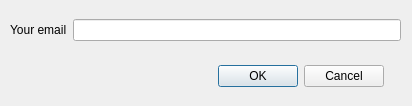
<?xml version="1.0" encoding="UTF-8"?>
<ui version="4.0">
 <class>Dialog</class>
 <widget class="QDialog" name="Dialog">
  <property name="geometry">
   <rect>
    <x>0</x>
    <y>0</y>
    <width>412</width>
    <height>106</height>
   </rect>
  </property>
  <property name="windowTitle">
   <string>Dialog</string>
  </property>
  <widget class="QDialogButtonBox" name="buttonBox">
   <property name="geometry">
    <rect>
     <x>200</x>
     <y>60</y>
     <width>201</width>
     <height>32</height>
    </rect>
   </property>
   <property name="orientation">
    <enum>Qt::Horizontal</enum>
   </property>
   <property name="standardButtons">
    <set>QDialogButtonBox::Cancel|QDialogButtonBox::Ok</set>
   </property>
   <property name="centerButtons">
    <bool>true</bool>
   </property>
  </widget>
  <widget class="QWidget" name="gridLayoutWidget">
   <property name="geometry">
    <rect>
     <x>10</x>
     <y>10</y>
     <width>391</width>
     <height>41</height>
    </rect>
   </property>
   <layout class="QGridLayout" name="gridLayout">
    <item row="0" column="0">
     <widget class="QLabel" name="label">
      <property name="text">
       <string>Your email</string>
      </property>
     </widget>
    </item>
    <item row="0" column="1">
     <widget class="QLineEdit" name="lineEdit"/>
    </item>
   </layout>
  </widget>
 </widget>
 <resources/>
 <connections>
  <connection>
   <sender>buttonBox</sender>
   <signal>accepted()</signal>
   <receiver>Dialog</receiver>
   <slot>accept()</slot>
   <hints>
    <hint type="sourcelabel">
     <x>248</x>
     <y>254</y>
    </hint>
    <hint type="destinationlabel">
     <x>157</x>
     <y>274</y>
    </hint>
   </hints>
  </connection>
  <connection>
   <sender>buttonBox</sender>
   <signal>rejected()</signal>
   <receiver>Dialog</receiver>
   <slot>reject()</slot>
   <hints>
    <hint type="sourcelabel">
     <x>316</x>
     <y>260</y>
    </hint>
    <hint type="destinationlabel">
     <x>286</x>
     <y>274</y>
    </hint>
   </hints>
  </connection>
 </connections>
</ui>
